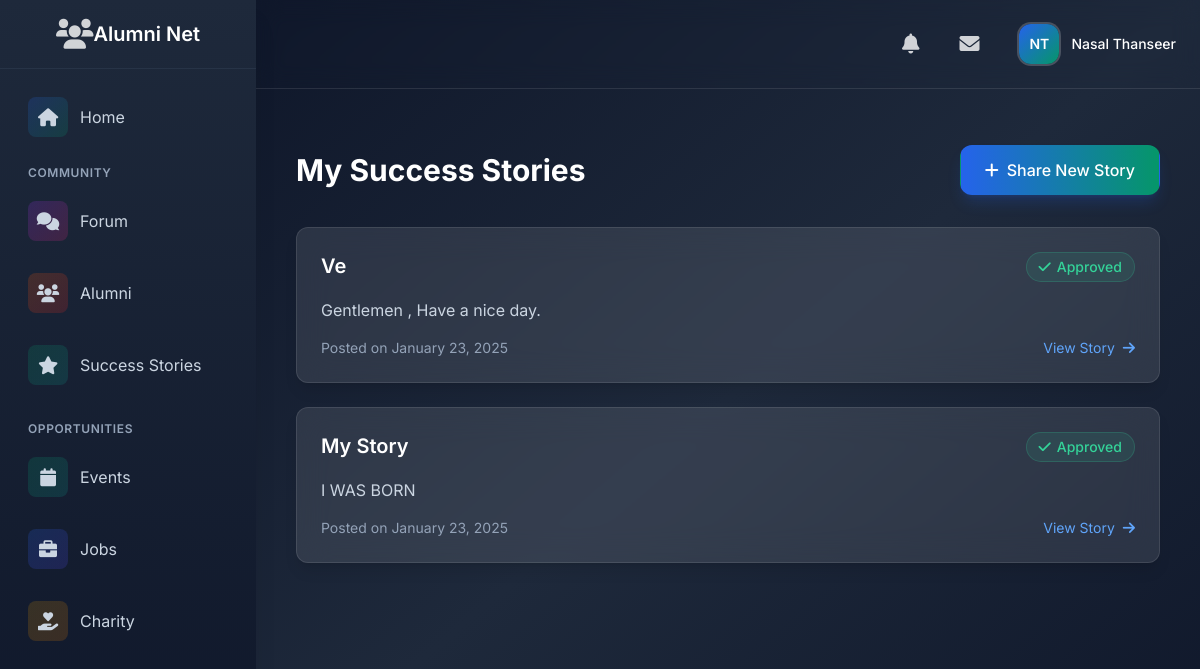
Page /success/my-stories/ (signed in) on the committed database.
### users/models.py (models this page shows, shortened)
class User(AbstractUser):
    USER_TYPES = (
        ('admin', 'Admin'),
        ('alumni', 'Alumni'),
        ('student', 'Student'),
    )
    INDUSTRY_CHOICES = (
        ('it', 'Information Technology'),
        ('finance', 'Finance'),
        ('healthcare', 'Healthcare'),
        ('education', 'Education'),
        ('manufacturing', 'Manufacturing'),
        ('retail', 'Retail'),
        ('consulting', 'Consulting'),
        ('marketing', 'Marketing'),
        ('other', 'Other')
    )
    AVAILABILITY_CHOICES = (
        ('available', 'Available for Mentorship'),
        ('limited', 'Limited Availability'),
        ('unavailable', 'Not Available'),
    )
    user_type = models.CharField(max_length=10, choices=USER_TYPES, default='student')
    profile_picture = models.ImageField(upload_to='profile_pics/', null=True, blank=True)
    bio = models.TextField(max_length=500, blank=True)
    graduation_year = models.IntegerField(null=True, blank=True)
    current_job_title = models.CharField(max_length=100, blank=True)
    current_company = models.CharField(max_length=100, blank=True)
    industry = models.CharField(max_length=20, choices=INDUSTRY_CHOICES, blank=True)
    years_of_experience = models.PositiveIntegerField(default=0)
    skills = models.TextField(help_text="Enter skills separated by commas", blank=True)
    achievements = models.TextField(blank=True)
    certifications = models.TextField(help_text="Enter certifications separated by commas", blank=True)
    linkedin_profile = models.URLField(max_length=200, blank=True)
    portfolio_link = models.URLField(max_length=200, blank=True)
    mentorship_availability = models.CharField(
        max_length=20,
        choices=AVAILABILITY_CHOICES,
        blank=True
    )
    email_verified = models.BooleanField(default=False)

### success/models.py (models this page shows, shortened)
class SuccessStory(models.Model):
    STATUS_CHOICES = (
        ('pending', 'Pending Review'),
        ('approved', 'Approved'),
        ('rejected', 'Rejected'),
    )
    author = models.ForeignKey(settings.AUTH_USER_MODEL, on_delete=models.CASCADE, related_name='success_stories')
    title = models.CharField(max_length=200)
    content = models.TextField()
    graduation_year = models.IntegerField()
    current_position = models.CharField(max_length=200)
    company = models.CharField(max_length=200)
    image = models.ImageField(upload_to='success_stories/', null=True, blank=True)
    status = models.CharField(max_length=20, choices=STATUS_CHOICES, default='pending')
    created_at = models.DateTimeField(auto_now_add=True)
    updated_at = models.DateTimeField(auto_now=True)
    reviewed_by = models.ForeignKey(
        settings.AUTH_USER_MODEL,
        on_delete=models.SET_NULL,
        null=True,
        blank=True,
        related_name='reviewed_stories'
    )
    reviewed_at = models.DateTimeField(null=True, blank=True)
    class Meta:
        ordering = ['-created_at']
        verbose_name_plural = 'Success Stories'

### success/views.py (the view)
# urls.py: path('my-stories/', views.my_stories, name='my_stories'),
@login_required
def my_stories(request):
    stories = SuccessStory.objects.filter(author=request.user)
    return render(request, 'success/my_stories.html', {'stories': stories})

### success/templates/success/my_stories.html (shortened to what this page needs)
{% extends "base.html" %}
{% block content %}
<div class="container mx-auto px-4 py-8">
    <div class="flex justify-between items-center mb-8">
        <h1 class="text-3xl font-bold text-white">My Success Stories</h1>
        <a href="{% url 'success:story_create' %}"
           class="group relative inline-flex items-center px-6 py-3 border border-transparent text-base font-medium rounded-xl text-white bg-gradient-to-r from-blue-600 to-emerald-600 hover:from-blue-700 hover:to-emerald-700 focus:outline-none focus:ring-2 focus:ring-offset-2 focus:ring-blue-500 transition-all duration-200 shadow-lg shadow-blue-600/20">
            <i class="fas fa-plus mr-2"></i>
            Share New Story
        </a>
    </div>
    <div class="space-y-6">
        {% for story in stories %}
        <div class="bg-white/10 backdrop-blur-lg rounded-xl shadow-lg overflow-hidden border border-white/10 hover:border-white/20 transition-colors duration-200">
            <div class="p-6">
                <div class="flex justify-between items-start mb-4">
                    <h2 class="text-xl font-semibold text-white">{{ story.title }}</h2>
                    {% if story.status == 'pending' %}
                        <span class="inline-flex items-center px-3 py-1 rounded-full text-sm font-medium bg-yellow-400/10 text-yellow-400 border border-yellow-400/20">
                            <i class="fas fa-clock mr-1.5"></i>
                            Pending Review
                        </span>
                    {% elif story.status == 'approved' %}
                        <span class="inline-flex items-center px-3 py-1 rounded-full text-sm font-medium bg-emerald-400/10 text-emerald-400 border border-emerald-400/20">
                            <i class="fas fa-check mr-1.5"></i>
                            Approved
                        </span>
                    {% else %}
                        <span class="inline-flex items-center px-3 py-1 rounded-full text-sm font-medium bg-rose-400/10 text-rose-400 border border-rose-400/20">
                            <i class="fas fa-times mr-1.5"></i>
                            Rejected
                        </span>
                    {% endif %}
                </div>
                <p class="text-slate-300 mb-4">{{ story.content|truncatewords:50 }}</p>
                <div class="flex justify-between items-center text-sm">
                    <span class="text-slate-400">Posted on {{ story.created_at|date:"F j, Y" }}</span>
                    <a href="{% url 'success:story_detail' story.id %}"
                       class="inline-flex items-center text-blue-400 hover:text-blue-300 transition-colors duration-200">
                        View Story
                        <i class="fas fa-arrow-right ml-2 group-hover:translate-x-1 transition-transform duration-200"></i>
                    </a>
                </div>
            </div>
        </div>
        {% endfor %}
    </div>
</div>
{% endblock %}

### templates/base.html (shortened to what this page needs)
{% load static %}
{% load user_tags %}
{% load notification_tags %}
{% load message_tags %}
<!DOCTYPE html>
<html lang="en">
<head>
    <script src="https://cdn.tailwindcss.com"></script>
    <link rel="stylesheet" href="https://cdnjs.cloudflare.com/ajax/libs/font-awesome/6.0.0/css/all.min.css">
</head>
<body class="font-[Inter] bg-slate-900">
    <div class="min-h-screen flex flex-col md:flex-row">
        <aside class="fixed inset-y-0 left-0 bg-gradient-to-b from-slate-800 to-slate-900 shadow-xl w-64 transform -translate-x-full md:translate-x-0 transition-transform duration-300 ease-in-out z-30"
               id="sidebar">
            <div class="flex items-center justify-center p-4 border-b border-slate-700/50">
                <div class="text-white/80 hover:text-white transition-colors duration-200">
                    <i class="fas fa-users text-3xl"></i>
                </div>
                    <span class="text-xl font-semibold text-white">Alumni Net</span>
            </div>
            <nav class="p-4 space-y-4">
                {% if user.is_authenticated %}
                    <a href="{% url 'home' %}"
                       class="flex items-center space-x-3 p-3 rounded-xl hover:bg-white/10 text-slate-300 hover:text-white transition-all duration-200 group">
                        <div class="w-10 h-10 flex items-center justify-center rounded-lg bg-gradient-to-br from-blue-600/20 to-emerald-600/20 group-hover:from-blue-600/30 group-hover:to-emerald-600/30">
                            <i class="fas fa-home text-lg"></i>
                        </div>
                        <span>Home</span>
                    </a>
                    <div class="space-y-6">
                        <div class="space-y-2">
                            <p class="px-3 text-xs font-semibold text-slate-400 uppercase tracking-wider">Community</p>
                            <a href="{% url 'forum:category_list' %}"
                               class="flex items-center space-x-3 p-3 rounded-xl hover:bg-white/10 text-slate-300 hover:text-white transition-all duration-200 group">
                                <div class="w-10 h-10 flex items-center justify-center rounded-lg bg-gradient-to-br from-purple-600/20 to-pink-600/20 group-hover:from-purple-600/30 group-hover:to-pink-600/30">
                                    <i class="fas fa-comments text-lg"></i>
                                </div>
                                <span>Forum</span>
                            </a>
                            <a href="{% url 'users:alumni_directory' %}"
                               class="flex items-center space-x-3 p-3 rounded-xl hover:bg-white/10 text-slate-300 hover:text-white transition-all duration-200 group">
                                <div class="w-10 h-10 flex items-center justify-center rounded-lg bg-gradient-to-br from-orange-600/20 to-red-600/20 group-hover:from-orange-600/30 group-hover:to-red-600/30">
                                    <i class="fas fa-users text-lg"></i>
                                </div>
                                <span>Alumni</span>
                            </a>
                            <a href="{% url 'success:story_list' %}"
                               class="flex items-center space-x-3 p-3 rounded-xl hover:bg-white/10 text-slate-300 hover:text-white transition-all duration-200 group">
                                <div class="w-10 h-10 flex items-center justify-center rounded-lg bg-gradient-to-br from-emerald-600/20 to-teal-600/20 group-hover:from-emerald-600/30 group-hover:to-teal-600/30">
                                    <i class="fas fa-star text-lg"></i>
                                </div>
                                <span>Success Stories</span>
                            </a>
                        </div>
                        <div class="space-y-2">
                            <p class="px-3 text-xs font-semibold text-slate-400 uppercase tracking-wider">Opportunities</p>
                            <a href="{% url 'event_list' %}"
                               class="flex items-center space-x-3 p-3 rounded-xl hover:bg-white/10 text-slate-300 hover:text-white transition-all duration-200 group">
                                <div class="w-10 h-10 flex items-center justify-center rounded-lg bg-gradient-to-br from-emerald-600/20 to-teal-600/20 group-hover:from-emerald-600/30 group-hover:to-teal-600/30">
                                    <i class="fas fa-calendar text-lg"></i>
                                </div>
                                <span>Events</span>
                            </a>
                            <a href="{% url 'job_list' %}"
                               class="flex items-center space-x-3 p-3 rounded-xl hover:bg-white/10 text-slate-300 hover:text-white transition-all duration-200 group">
                                <div class="w-10 h-10 flex items-center justify-center rounded-lg bg-gradient-to-br from-blue-600/20 to-indigo-600/20 group-hover:from-blue-600/30 group-hover:to-indigo-600/30">
                                    <i class="fas fa-briefcase text-lg"></i>
                                </div>
                                <span>Jobs</span>
                            </a>
                            <a href="{% url 'fund_list' %}"
   class="flex items-center space-x-3 p-3 rounded-xl hover:bg-white/10 text-slate-300 hover:text-white transition-all duration-200 group">
    <div class="w-10 h-10 flex items-center justify-center rounded-lg bg-gradient-to-br from-yellow-600/20 to-amber-600/20 group-hover:from-yellow-600/30 group-hover:to-amber-600/30">
        <i class="fas fa-hand-holding-heart text-lg"></i>
    </div>
    <span>Charity</span>
</a>
                        </div>
                    </div>
                {% endif %}
            </nav>
        </aside>
        <div class="flex-1 md:ml-64 relative bg-gradient-to-br from-slate-900 via-slate-800 to-slate-900">
            <header class="sticky top-0 z-20 backdrop-blur-md border-b border-white/10">
                <div class="relative flex items-center justify-between p-4 text-white">
                    <div class="flex items-center space-x-3 md:space-x-6">
                        {% if user.is_authenticated %}
                            <a href="{% url 'notifications:notification_list' %}" class="relative p-2 text-white/80 hover:text-white rounded-xl hover:bg-white/10 transition-colors duration-200">
                                <i class="fas fa-bell text-xl"></i>
                            </a>
                            <a href="{% url 'messaging:conversation_list' %}"
                               class="relative p-2 text-white/80 hover:text-white rounded-xl hover:bg-white/10 transition-colors duration-200">
                                <i class="fas fa-envelope text-xl"></i>
                            </a>
                            <div class="relative"
                                 x-data="{ open: false }"
                                 @keydown.escape.stop="open = false"
                                 @click.away="open = false">
                                <button @click="open = !open"
                                        class="flex items-center space-x-3 p-2 rounded-xl hover:bg-white/10 transition-all duration-200"
                                        :aria-expanded="open">
                                    <div class="relative">
                                        <div class="w-10 h-10 rounded-xl overflow-hidden ring-2 ring-white/20">
                                            {% if user.profile_picture %}
                                                <img src="{{ user.profile_picture.url }}"
                                                     alt="Profile"
                                                     class="h-full w-full object-cover">
                                            {% else %}
                                                <div class="profile-initials w-full h-full flex items-center justify-center bg-gradient-to-br from-blue-600 to-emerald-600">
                                                    <span class="text-white text-sm font-semibold">{{ user|get_initials }}</span>
                                                </div>
                                            {% endif %}
                                        </div>
                                    </div>
                                    <span class="text-sm font-medium text-white">{{ user.get_full_name|default:user.username }}</span>
                                </button>
                            </div>
                        {% endif %}
                    </div>
                </div>
            </header>
            <main class="relative p-4 md:p-6">
                {% block content %}{% endblock %}
            </main>
        </div>
    </div>
</body>
</html>

### rows in the picture
User: first_name+last_name "NT", get_full_name "Nasal Thanseer"
SuccessStory: title "Ve", status "approved" (drawn), content "Gentlemen , Have a nice day.", created_at "January 23, 2025"
SuccessStory: title "My Story", status "approved" (drawn), content "I WAS BORN", created_at "January 23, 2025"
